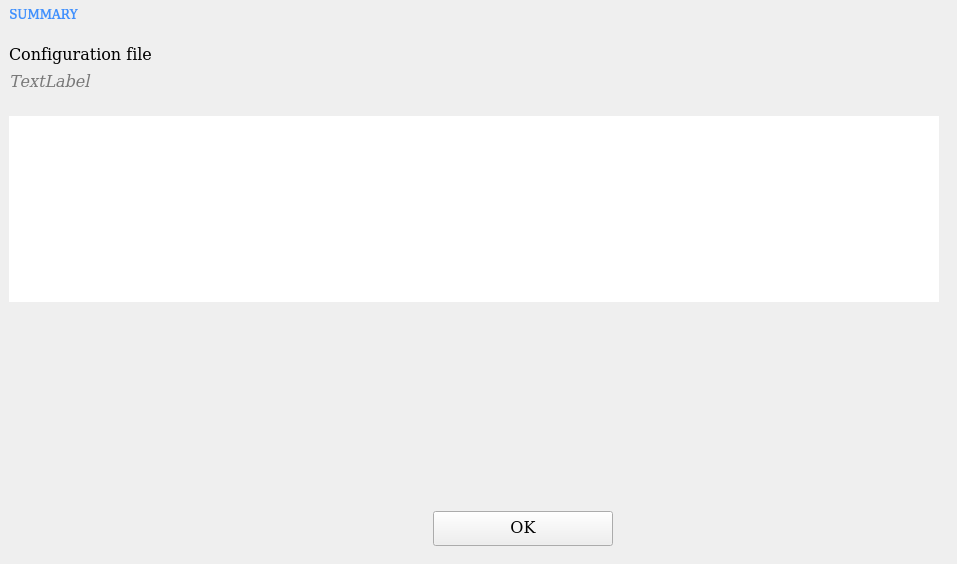
                    <widget class="QWidget" name="summary_page">
                     <widget class="QFrame" name="frame_71">
                      <property name="geometry">
                       <rect>
                        <x>0</x>
                        <y>0</y>
                        <width>948</width>
                        <height>555</height>
                       </rect>
                      </property>
                      <property name="frameShape">
                       <enum>QFrame::Shape::NoFrame</enum>
                      </property>
                      <property name="frameShadow">
                       <enum>QFrame::Shadow::Raised</enum>
                      </property>
                      <layout class="QVBoxLayout" name="verticalLayout_50">
                       <property name="leftMargin">
                        <number>0</number>
                       </property>
                       <property name="topMargin">
                        <number>0</number>
                       </property>
                       <property name="rightMargin">
                        <number>0</number>
                       </property>
                       <property name="bottomMargin">
                        <number>0</number>
                       </property>
                       <item>
                        <widget class="QFrame" name="frame_72">
                         <property name="minimumSize">
                          <size>
                           <width>0</width>
                           <height>450</height>
                          </size>
                         </property>
                         <property name="frameShape">
                          <enum>QFrame::Shape::NoFrame</enum>
                         </property>
                         <property name="frameShadow">
                          <enum>QFrame::Shadow::Raised</enum>
                         </property>
                         <layout class="QVBoxLayout" name="verticalLayout_61">
                          <property name="spacing">
                           <number>25</number>
                          </property>
                          <item>
                           <widget class="QLabel" name="label_108">
                            <property name="maximumSize">
                             <size>
                              <width>16777215</width>
                              <height>30</height>
                             </size>
                            </property>
                            <property name="font">
                             <font>
                              <family>DejaVu Math TeX Gyre</family>
                              <bold>true</bold>
                             </font>
                            </property>
                            <property name="styleSheet">
                             <string notr="true">color: rgb(64,144,253);
font-weight: bold;</string>
                            </property>
                            <property name="text">
                             <string>SUMMARY</string>
                            </property>
                           </widget>
                          </item>
                          <item>
                           <widget class="QFrame" name="frame_78">
                            <property name="frameShape">
                             <enum>QFrame::Shape::NoFrame</enum>
                            </property>
                            <property name="frameShadow">
                             <enum>QFrame::Shadow::Raised</enum>
                            </property>
                            <layout class="QGridLayout" name="gridLayout_79">
                             <property name="leftMargin">
                              <number>0</number>
                             </property>
                             <property name="topMargin">
                              <number>0</number>
                             </property>
                             <property name="rightMargin">
                              <number>0</number>
                             </property>
                             <property name="bottomMargin">
                              <number>0</number>
                             </property>
                             <property name="horizontalSpacing">
                              <number>0</number>
                             </property>
                             <property name="verticalSpacing">
                              <number>10</number>
                             </property>
                             <item row="0" column="0">
                              <widget class="QLabel" name="label_24">
                               <property name="font">
                                <font>
                                 <family>DejaVu Math TeX Gyre</family>
                                 <pointsize>12</pointsize>
                                </font>
                               </property>
                               <property name="text">
                                <string>Configuration file</string>
                               </property>
                              </widget>
                             </item>
                             <item row="1" column="0">
                              <widget class="QLabel" name="wizard_config_file_label">
                               <property name="font">
                                <font>
                                 <family>DejaVu Math TeX Gyre</family>
                                 <pointsize>12</pointsize>
                                 <italic>true</italic>
                                 <bold>false</bold>
                                </font>
                               </property>
                               <property name="styleSheet">
                                <string notr="true">color: rgb(120,120,120);
font: italic;</string>
                               </property>
                               <property name="text">
                                <string>TextLabel</string>
                               </property>
                              </widget>
                             </item>
                            </layout>
                           </widget>
                          </item>
                          <item>
                           <widget class="QScrollArea" name="scrollArea_18">
                            <property name="styleSheet">
                             <string notr="true">background:rgb(255,255,255);
</string>
                            </property>
                            <property name="frameShape">
                             <enum>QFrame::Shape::NoFrame</enum>
                            </property>
                            <property name="widgetResizable">
                             <bool>true</bool>
                            </property>
                            <widget class="QWidget" name="scrollAreaWidgetContents_23">
                             <property name="geometry">
                              <rect>
                               <x>0</x>
                               <y>0</y>
                               <width>930</width>
                               <height>173</height>
                              </rect>
                             </property>
                             <layout class="QVBoxLayout" name="verticalLayout_62"/>
                            </widget>
                           </widget>
                          </item>
                          <item>
                           <spacer name="verticalSpacer_31">
                            <property name="orientation">
                             <enum>Qt::Orientation::Vertical</enum>
                            </property>
                            <property name="sizeHint" stdset="0">
                             <size>
                              <width>20</width>
                              <height>40</height>
                             </size>
                            </property>
                           </spacer>
                          </item>
                         </layout>
                        </widget>
                       </item>
                       <item alignment="Qt::AlignmentFlag::AlignVCenter">
                        <widget class="QFrame" name="frame_73">
                         <property name="frameShape">
                          <enum>QFrame::Shape::NoFrame</enum>
                         </property>
                         <property name="frameShadow">
                          <enum>QFrame::Shadow::Raised</enum>
                         </property>
                         <layout class="QHBoxLayout" name="horizontalLayout_42">
                          <item>
                           <widget class="QPushButton" name="wizard_summary_back_bn">
                            <property name="minimumSize">
                             <size>
                              <width>91</width>
                              <height>24</height>
                             </size>
                            </property>
                            <property name="font">
                             <font>
                              <pointsize>12</pointsize>
                             </font>
                            </property>
                            <property name="styleSheet">
                             <string notr="true">QPushButton {
	border: none;
	background-color: rgba(0,0,0,0);
}
QPushButton:hover {
	border: 2px solid rgb(0, 0, 0);
}
QPushButton:pressed {	
	border: 2px solid rgb(0, 0, 0);
}</string>
                            </property>
                            <property name="text">
                             <string/>
                            </property>
                            <property name="iconSize">
                             <size>
                              <width>80</width>
                              <height>14</height>
                             </size>
                            </property>
                           </widget>
                          </item>
                          <item>
                           <spacer name="horizontalSpacer_83">
                            <property name="orientation">
                             <enum>Qt::Orientation::Horizontal</enum>
                            </property>
                            <property name="sizeHint" stdset="0">
                             <size>
                              <width>40</width>
                              <height>20</height>
                             </size>
                            </property>
                           </spacer>
                          </item>
                          <item>
                           <widget class="QPushButton" name="summary_end_bn">
                            <property name="minimumSize">
                             <size>
                              <width>180</width>
                              <height>35</height>
                             </size>
                            </property>
                            <property name="font">
                             <font>
                              <family>DejaVu Math TeX Gyre</family>
                              <pointsize>12</pointsize>
                             </font>
                            </property>
                            <property name="focusPolicy">
                             <enum>Qt::FocusPolicy::NoFocus</enum>
                            </property>
                            <property name="text">
                             <string>OK</string>
                            </property>
                           </widget>
                          </item>
                          <item>
                           <spacer name="horizontalSpacer_84">
                            <property name="orientation">
                             <enum>Qt::Orientation::Horizontal</enum>
                            </property>
                            <property name="sizeHint" stdset="0">
                             <size>
                              <width>40</width>
                              <height>20</height>
                             </size>
                            </property>
                           </spacer>
                          </item>
                         </layout>
                        </widget>
                       </item>
                      </layout>
                     </widget>
                    </widget>
